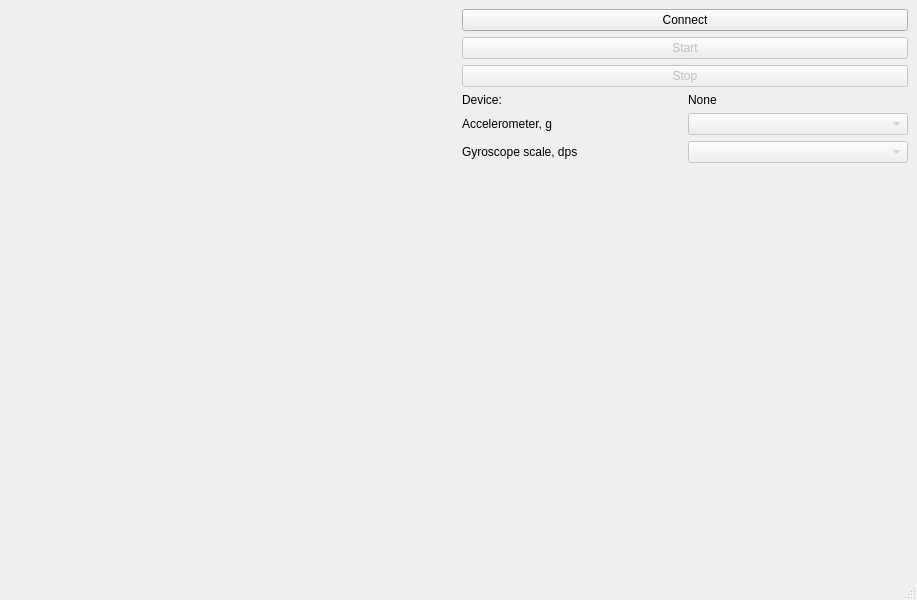
<?xml version="1.0" encoding="UTF-8"?>
<ui version="4.0">
 <class>MainWindow</class>
 <widget class="QMainWindow" name="MainWindow">
  <property name="geometry">
   <rect>
    <x>0</x>
    <y>0</y>
    <width>917</width>
    <height>600</height>
   </rect>
  </property>
  <property name="windowTitle">
   <string>MainWindow</string>
  </property>
  <widget class="QWidget" name="centralwidget">
   <layout class="QGridLayout" name="gridLayout_2">
    <item row="0" column="0">
     <widget class="PlotWidget" name="plotWidget" native="true"/>
    </item>
    <item row="0" column="1">
     <layout class="QVBoxLayout" name="verticalLayout">
      <item>
       <widget class="QPushButton" name="pushButtonConnect">
        <property name="text">
         <string>Connect</string>
        </property>
       </widget>
      </item>
      <item>
       <widget class="QPushButton" name="pushButtonStart">
        <property name="enabled">
         <bool>false</bool>
        </property>
        <property name="text">
         <string>Start</string>
        </property>
       </widget>
      </item>
      <item>
       <widget class="QPushButton" name="pushButtonStop">
        <property name="enabled">
         <bool>false</bool>
        </property>
        <property name="text">
         <string>Stop</string>
        </property>
       </widget>
      </item>
      <item>
       <layout class="QHBoxLayout" name="horizontalLayout">
        <item>
         <widget class="QLabel" name="labelDevice">
          <property name="text">
           <string>Device:</string>
          </property>
         </widget>
        </item>
        <item>
         <widget class="QLabel" name="labelDeviceName">
          <property name="text">
           <string>None</string>
          </property>
         </widget>
        </item>
       </layout>
      </item>
      <item>
       <layout class="QGridLayout" name="gridLayout">
        <item row="0" column="1">
         <widget class="QComboBox" name="comboBoxAccelerometerScale">
          <property name="enabled">
           <bool>false</bool>
          </property>
         </widget>
        </item>
        <item row="1" column="0">
         <widget class="QLabel" name="labelGyroscopeScale">
          <property name="text">
           <string>Gyroscope scale, dps</string>
          </property>
         </widget>
        </item>
        <item row="1" column="1">
         <widget class="QComboBox" name="comboBoxGyroscopeScale">
          <property name="enabled">
           <bool>false</bool>
          </property>
         </widget>
        </item>
        <item row="0" column="0">
         <widget class="QLabel" name="labelAccelerometerScale">
          <property name="text">
           <string>Accelerometer, g</string>
          </property>
         </widget>
        </item>
       </layout>
      </item>
      <item>
       <spacer name="verticalSpacer">
        <property name="orientation">
         <enum>Qt::Orientation::Vertical</enum>
        </property>
        <property name="sizeHint" stdset="0">
         <size>
          <width>20</width>
          <height>40</height>
         </size>
        </property>
       </spacer>
      </item>
     </layout>
    </item>
   </layout>
  </widget>
  <widget class="QMenuBar" name="menubar">
   <property name="geometry">
    <rect>
     <x>0</x>
     <y>0</y>
     <width>917</width>
     <height>22</height>
    </rect>
   </property>
  </widget>
  <widget class="QStatusBar" name="statusbar"/>
 </widget>
 <customwidgets>
  <customwidget>
   <class>PlotWidget</class>
   <extends>QWidget</extends>
   <header>pyqtgraph</header>
   <container>1</container>
  </customwidget>
 </customwidgets>
 <resources/>
 <connections/>
</ui>
